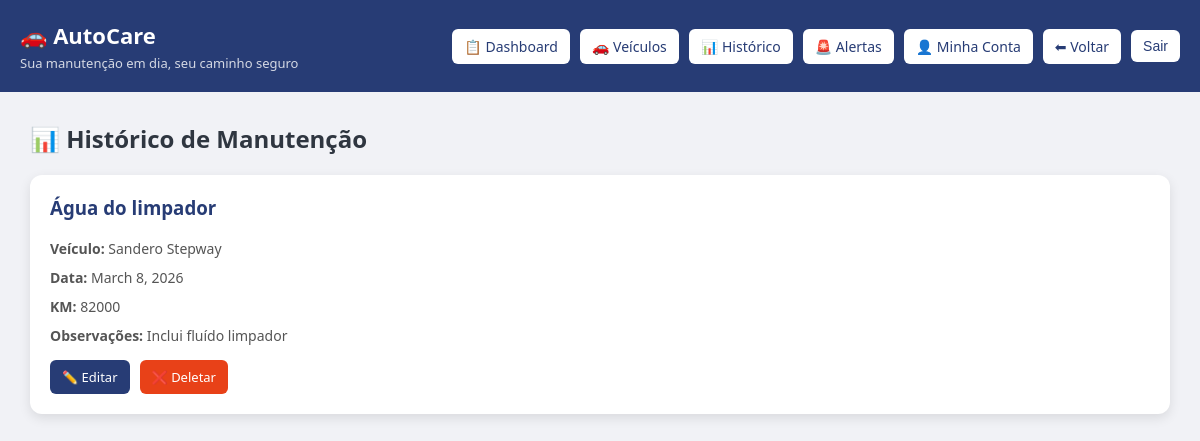
/historico/ (signed in), run on an earlier commit of the app's database.
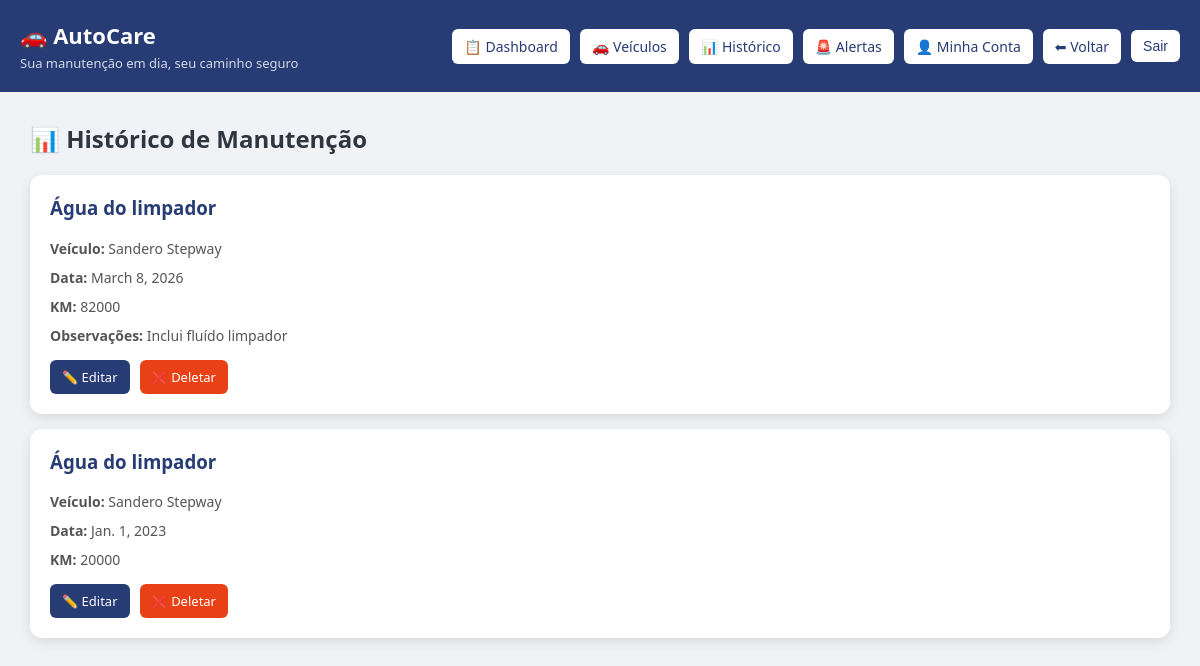
And on a later commit of the database.
### core/models.py (models this page shows, shortened)
class Manutencao(models.Model):
    veiculo = models.ForeignKey(Veiculo, on_delete=models.CASCADE)
    tipo = models.ForeignKey(TipoManutencao, on_delete=models.CASCADE)
    data = models.DateField()
    km = models.IntegerField()
    observacoes = models.TextField(blank=True)
    alerta_7_dias_antes = models.BooleanField(default=False)
    alerta_no_dia = models.BooleanField(default=False)
    alerta_7_dias_depois = models.BooleanField(default=False)
    alerta_atrasado = models.BooleanField(default=False)

class TipoManutencao(models.Model):
    nome = models.CharField(max_length=100)
    categoria = models.ForeignKey(Categoria, on_delete=models.CASCADE)
    frequencia_dias = models.IntegerField(null=True, blank=True)
    frequencia_km = models.IntegerField(null=True, blank=True)

class Veiculo(models.Model):
    usuario = models.ForeignKey(User, on_delete=models.CASCADE)
    marca = models.CharField(max_length=100, default="")
    modelo = models.CharField(max_length=100)
    ano = models.IntegerField()
    km_atual = models.IntegerField()

### core/views.py (the view)
# urls.py: path('historico/', views.historico, name='historico'),
@login_required
def historico(request):
    manutencoes = Manutencao.objects.filter(
        veiculo__usuario=request.user
    ).order_by('-data')
    return render(request, 'historico.html', {
        'manutencoes': manutencoes
    })

### templates/historico.html (shortened to what this page needs)
<!DOCTYPE html>
<html>
<head>
</head>
<body>
<div class="header">
    <div class="left">
        <div class="logo">🚗 AutoCare</div>
        <div class="slogan">Sua manutenção em dia, seu caminho seguro</div>
    </div>
    <div class="menu">
        <a href="/" class="btn-menu">📋 Dashboard</a>
        <a href="/veiculos/" class="btn-menu">🚗 Veículos</a>
        <a href="/historico/" class="btn-menu">📊 Histórico</a>
        <a href="/alertas/" class="btn-menu">🚨 Alertas</a>
        <a href="/minha-conta/" class="btn-menu">👤 Minha Conta</a>
        <a href="javascript:history.back()" class="btn-menu">⬅ Voltar</a>
        <form action="/accounts/logout/" method="post" style="display:inline;">
            <button type="submit" class="btn-menu">Sair</button>
        </form>
    </div>
</div>
<div class="container">
    <h2>📊 Histórico de Manutenção</h2>
    {% if manutencoes %}
        {% for m in manutencoes %}
        <div class="card">
            <h3>{{ m.tipo.nome }}</h3>
            <div class="info">
                <b>Veículo:</b> {{ m.veiculo.marca }} {{ m.veiculo.modelo }}
            </div>
            <div class="info">
                <b>Data:</b> {{ m.data }}
            </div>
            <div class="info">
                <b>KM:</b> {{ m.km }}
            </div>
            {% if m.observacoes %}
            <div class="info">
                <b>Observações:</b> {{ m.observacoes }}
            </div>
            {% endif %}
            <div class="btn-group">
                <a href="{% url 'editar_manutencao' m.id %}" class="btn editar">
                    ✏️ Editar
                </a>
                <a href="{% url 'deletar_manutencao' m.id %}" class="btn deletar">
                    ❌ Deletar
                </a>
            </div>
        </div>
        {% endfor %}
    {% else %}
        <div class="empty">
            🔧 Cadastre suas primeiras manutenções para começar a receber alertas.
        </div>
    {% endif %}
</div>
</body>
</html>

What changed in the data, as far as the page shows it:
added Manutencao: tipo.nome "Água do limpador", veiculo.modelo "Sandero Stepway", data "Jan. 1, 2023", km "20000"
